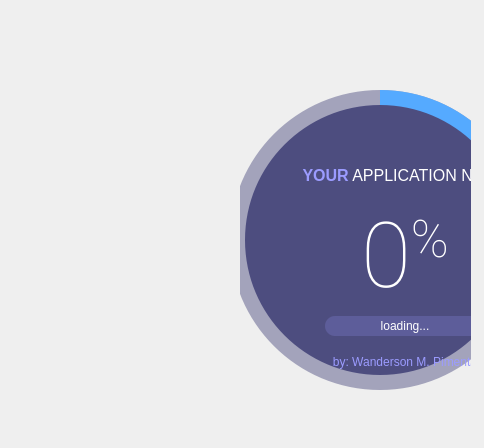
<?xml version="1.0" encoding="UTF-8"?>
<ui version="4.0">
 <class>MainWindow</class>
 <widget class="QMainWindow" name="MainWindow">
  <property name="geometry">
   <rect>
    <x>0</x>
    <y>0</y>
    <width>484</width>
    <height>448</height>
   </rect>
  </property>
  <property name="windowTitle">
   <string>MainWindow</string>
  </property>
  <widget class="QWidget" name="centralwidget">
   <widget class="QWidget" name="widget" native="true">
    <property name="geometry">
     <rect>
      <x>10</x>
      <y>10</y>
      <width>461</width>
      <height>431</height>
     </rect>
    </property>
    <widget class="QFrame" name="frame">
     <property name="geometry">
      <rect>
       <x>0</x>
       <y>0</y>
       <width>231</width>
       <height>430</height>
      </rect>
     </property>
     <property name="styleSheet">
      <string notr="true">border-image: url(:/images/images/images/khoidong.png);
border-top-left-radius: 50px;</string>
     </property>
     <property name="frameShape">
      <enum>QFrame::StyledPanel</enum>
     </property>
     <property name="frameShadow">
      <enum>QFrame::Raised</enum>
     </property>
    </widget>
    <widget class="QFrame" name="frame_2">
     <property name="geometry">
      <rect>
       <x>230</x>
       <y>0</y>
       <width>231</width>
       <height>430</height>
      </rect>
     </property>
     <property name="styleSheet">
      <string notr="true">background-image: url(:/images/images/images/5172658.jpg);
border-bottom-right-radius: 50px;</string>
     </property>
     <property name="frameShape">
      <enum>QFrame::StyledPanel</enum>
     </property>
     <property name="frameShadow">
      <enum>QFrame::Raised</enum>
     </property>
     <widget class="QFrame" name="circularProgressBarBase">
      <property name="geometry">
       <rect>
        <x>-20</x>
        <y>70</y>
        <width>320</width>
        <height>320</height>
       </rect>
      </property>
      <property name="styleSheet">
       <string notr="true">QFrame{
	background:none;
}</string>
      </property>
      <property name="frameShape">
       <enum>QFrame::NoFrame</enum>
      </property>
      <property name="frameShadow">
       <enum>QFrame::Raised</enum>
      </property>
      <widget class="QFrame" name="circularProgress">
       <property name="geometry">
        <rect>
         <x>10</x>
         <y>10</y>
         <width>300</width>
         <height>300</height>
        </rect>
       </property>
       <property name="styleSheet">
        <string notr="true">QFrame{
	border-radius: 150px;
	background-color: qconicalgradient(cx:0.5, cy:0.5, angle:90, stop:0.749 rgba(255, 0, 127, 0), stop:0.750 rgba(85, 170, 255, 255));
}</string>
       </property>
       <property name="frameShape">
        <enum>QFrame::NoFrame</enum>
       </property>
       <property name="frameShadow">
        <enum>QFrame::Raised</enum>
       </property>
      </widget>
      <widget class="QFrame" name="circularBg">
       <property name="geometry">
        <rect>
         <x>10</x>
         <y>10</y>
         <width>300</width>
         <height>300</height>
        </rect>
       </property>
       <property name="styleSheet">
        <string notr="true">QFrame{
	border-radius: 150px;
	background-color: rgba(77, 77, 127, 120);
}</string>
       </property>
       <property name="frameShape">
        <enum>QFrame::NoFrame</enum>
       </property>
       <property name="frameShadow">
        <enum>QFrame::Raised</enum>
       </property>
      </widget>
      <widget class="QFrame" name="container">
       <property name="geometry">
        <rect>
         <x>25</x>
         <y>25</y>
         <width>270</width>
         <height>270</height>
        </rect>
       </property>
       <property name="styleSheet">
        <string notr="true">QFrame{
	border-radius: 135px;
	background-color: rgb(77, 77, 127);
}</string>
       </property>
       <property name="frameShape">
        <enum>QFrame::NoFrame</enum>
       </property>
       <property name="frameShadow">
        <enum>QFrame::Raised</enum>
       </property>
       <widget class="QWidget" name="layoutWidget">
        <property name="geometry">
         <rect>
          <x>40</x>
          <y>50</y>
          <width>240</width>
          <height>227</height>
         </rect>
        </property>
        <layout class="QGridLayout" name="gridLayout">
         <item row="0" column="0">
          <widget class="QLabel" name="labelTitle">
           <property name="font">
            <font>
             <family>Segoe UI</family>
             <pointsize>12</pointsize>
            </font>
           </property>
           <property name="styleSheet">
            <string notr="true">background-color: none;
color: #FFFFFF</string>
           </property>
           <property name="text">
            <string>&lt;html&gt;&lt;head/&gt;&lt;body&gt;&lt;p&gt;&lt;span style=&quot; font-weight:600; color:#9b9bff;&quot;&gt;YOUR&lt;/span&gt; APPLICATION NAME&lt;/p&gt;&lt;/body&gt;&lt;/html&gt;</string>
           </property>
           <property name="alignment">
            <set>Qt::AlignCenter</set>
           </property>
          </widget>
         </item>
         <item row="1" column="0">
          <widget class="QLabel" name="labelPercentage">
           <property name="font">
            <font>
             <family>Roboto Thin</family>
             <pointsize>68</pointsize>
            </font>
           </property>
           <property name="styleSheet">
            <string notr="true">background-color: none;
color: #FFFFFF</string>
           </property>
           <property name="text">
            <string>&lt;p&gt;&lt;span style=&quot; font-size:68pt;&quot;&gt;0&lt;/span&gt;&lt;span style=&quot; font-size:58pt; vertical-align:super;&quot;&gt;%&lt;/span&gt;&lt;/p&gt;</string>
           </property>
           <property name="alignment">
            <set>Qt::AlignCenter</set>
           </property>
          </widget>
         </item>
         <item row="2" column="0">
          <widget class="QLabel" name="labelLoadingInfo">
           <property name="minimumSize">
            <size>
             <width>0</width>
             <height>20</height>
            </size>
           </property>
           <property name="maximumSize">
            <size>
             <width>16777215</width>
             <height>20</height>
            </size>
           </property>
           <property name="font">
            <font>
             <family>Segoe UI</family>
             <pointsize>9</pointsize>
            </font>
           </property>
           <property name="styleSheet">
            <string notr="true">QLabel{
	border-radius: 10px;	
	background-color: rgb(93, 93, 154);
	color: #FFFFFF;
	margin-left: 40px;
	margin-right: 40px;
}</string>
           </property>
           <property name="frameShape">
            <enum>QFrame::NoFrame</enum>
           </property>
           <property name="text">
            <string>loading...</string>
           </property>
           <property name="alignment">
            <set>Qt::AlignCenter</set>
           </property>
          </widget>
         </item>
         <item row="3" column="0">
          <widget class="QLabel" name="labelCredits">
           <property name="font">
            <font>
             <family>Segoe UI</family>
             <pointsize>9</pointsize>
            </font>
           </property>
           <property name="styleSheet">
            <string notr="true">background-color: none;
color: rgb(155, 155, 255);</string>
           </property>
           <property name="text">
            <string>by: Wanderson M. Pimenta</string>
           </property>
           <property name="alignment">
            <set>Qt::AlignCenter</set>
           </property>
          </widget>
         </item>
        </layout>
       </widget>
      </widget>
      <zorder>circularBg</zorder>
      <zorder>circularProgress</zorder>
      <zorder>container</zorder>
     </widget>
    </widget>
   </widget>
  </widget>
 </widget>
 <resources>
  <include location="../../../GitHub/Ninh/Python_CuoiKy/XuLyTinhHuongKhanCap/resources.qrc"/>
 </resources>
 <connections/>
</ui>
